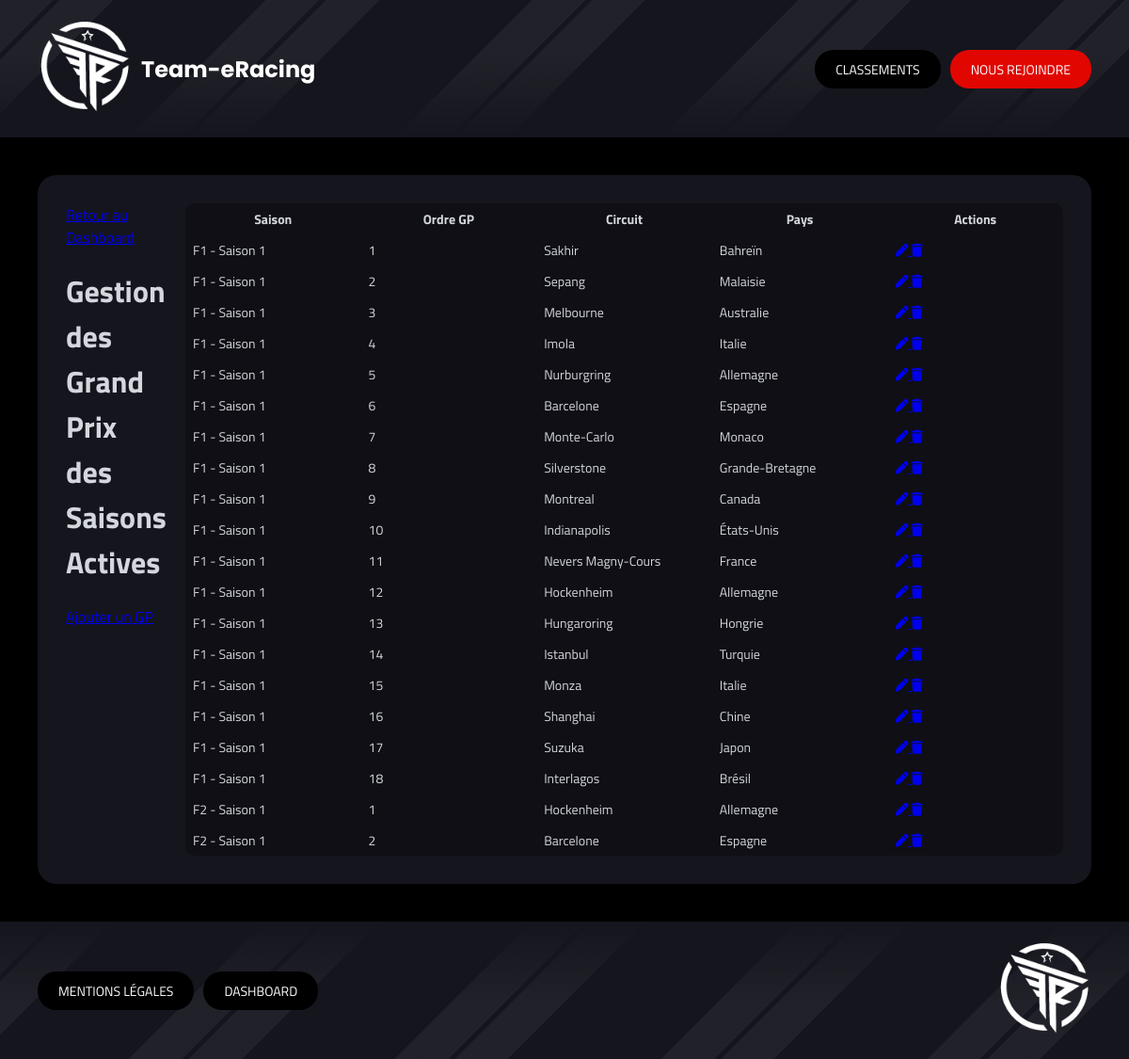
Screenshot of /index.php?controller=gp&action=index (signed in) with the database file from the repository.
### tables this page shows
CREATE TABLE IF NOT EXISTS `gp` (
  `id` int NOT NULL AUTO_INCREMENT,
  `season_id` int NOT NULL,
  `circuit_id` int NOT NULL,
  `gp_ordre` int NOT NULL,
  PRIMARY KEY (`id`),
  KEY `idx_gp_season` (`season_id`),
  KEY `idx_gp_circuit` (`circuit_id`),
  KEY `idx_gp_season_ordre` (`season_id`,`gp_ordre`)
);

CREATE TABLE IF NOT EXISTS `categories` (
  `id` int NOT NULL AUTO_INCREMENT,
  `name` varchar(50) NOT NULL,
  `color` varchar(7) NOT NULL DEFAULT '#E10600',
  `status` enum('active','desactive') DEFAULT 'active',
  PRIMARY KEY (`id`),
  UNIQUE KEY `name` (`name`)
);

CREATE TABLE IF NOT EXISTS `seasons` (
  `id` int NOT NULL AUTO_INCREMENT,
  `season_number` int NOT NULL,
  `category_id` int NOT NULL,
  `videogame` varchar(100) NOT NULL,
  `platform` varchar(100) NOT NULL,
  `status` enum('active','desactive') NOT NULL DEFAULT 'active',
  PRIMARY KEY (`id`),
  UNIQUE KEY `unique_season_category` (`season_number`,`category_id`),
  KEY `idx_fk_category` (`category_id`),
  KEY `idx_season_status` (`status`)
);

CREATE TABLE IF NOT EXISTS `circuits` (
  `id` int NOT NULL AUTO_INCREMENT,
  `name` varchar(100) NOT NULL,
  `country_id` int NOT NULL,
  `status` enum('active','desactive') DEFAULT 'active',
  PRIMARY KEY (`id`),
  UNIQUE KEY `name` (`name`),
  KEY `idx_circuit_status` (`status`),
  KEY `idx_circuit_country` (`country_id`)
);

### Controllers/Controller.php (called while the page is built, shortened)
<?php
abstract class Controller
{
    public function render(string $path, array $data = [])
    {
        extract($data);
        include dirname(__DIR__) . '/Views/' . $path . '.php';
        include dirname(__DIR__) . '/Views/base.php';
    }
}
?>

### Controllers/GpController.php (called while the page is built, shortened)
<?php
class GpController extends Controller {
    public function index()
    {
        $list = GpModel::allWithCountry();
        $this->render('dashboard/gp/index', [
            'list' => $list
        ]);
    }
}
?>

### public/index.php (called while the page is built, shortened)
<?php
include '../Autoloader.php';
$route = new Router();
$route->routes();
?>

### Autoloader.php (called while the page is built, shortened)
<?php
class Autoloader{
    static function autoload($class){
        $class = str_replace(__NAMESPACE__.'\\','',$class);
        $class = str_replace('\\','/',$class);
    }
}
?>

### Core/DbConnect.php (called while the page is built, shortened)
<?php
class DbConnect
{
    protected $connection;
    public function getConnection()
    {
        return $this->connection;
    }
    public function __construct()
    {
        try {
            $dsn = 'mysql:host=' . self::SERVER . ';dbname=' . self::BASE . ';charset=utf8mb4';
                $this->connection = new PDO($dsn, self::USER, self::PASSWORD, [
                    PDO::ATTR_ERRMODE => PDO::ERRMODE_EXCEPTION,
                    PDO::ATTR_DEFAULT_FETCH_MODE => PDO::FETCH_OBJ,
                    PDO::ATTR_EMULATE_PREPARES => false
                ]);
        } catch (Exception $e) {
            die('Erreur : ' . $e->getMessage());
        }
    }
}
?>

### Models/GpModel.php (called while the page is built, shortened)
<?php
class GpModel extends DbConnect {
    public static function all()
    {
        $db = new DbConnect();
        return $db->getConnection()->query("
            SELECT
                gp.id,
                gp.season_id,
                gp.circuit_id,
                gp.gp_ordre,
                -- Season
                s.season_number,
                s.status AS season_status,
                -- Category
                cat.name AS category,
                -- Circuit
                ci.name AS circuit_name
            FROM gp
            JOIN seasons s ON gp.season_id = s.id
            JOIN categories cat ON s.category_id = cat.id
            JOIN circuits ci ON gp.circuit_id = ci.id
            ORDER BY cat.name ASC, gp.gp_ordre ASC
        ")->fetchAll(\PDO::FETCH_OBJ);
    }
    public static function allWithCountry()
    {
        $list = self::all();
        $circuits = CircuitsModel::all();
        $circuitCountries = [];
        foreach ($circuits as $c) {
            $circuitCountries[$c->id] = $c->country ?? 'Pays inconnu';
        }
        foreach ($list as &$gp) {
            $gp->countryName = $circuitCountries[$gp->circuit_id] ?? 'Pays inconnu';
        }
        return $list;
    }
}
?>

### Models/CircuitsModel.php (called while the page is built, shortened)
<?php
class CircuitsModel extends DbConnect {
    public static function all(){
        $db = new DbConnect();
        return $db->getConnection()->query("
            SELECT circuits.id, circuits.name, circuits.status, countries.name as country
            FROM circuits
            JOIN countries ON circuits.country_id = countries.id
        ")->fetchAll();
    }
}
?>

### Views/dashboard/gp/index.php (the view, shortened to what this page needs)
<div class="section-dashboard">
    <div class="section-header">
        <a class="nav-btn-dashboard" href="index.php?controller=dashboard">Retour au Dashboard</a>
        <h1>Gestion des Grand Prix des Saisons Actives</h1>
        <a class="nav-btn-dashboard" href="index.php?controller=gp&action=create">Ajouter un GP</a>
    </div>
    <div class="table-responsive">
        <table class="dashboard-table">
            <thead>
                <tr>
                    <th>Saison</th>
                    <th>Ordre GP</th>
                    <th>Circuit</th>
                    <th>Pays</th>
                    <th class="actions-column">Actions</th>
                </tr>
            </thead>
            <tbody>
                <?php foreach ($list as $gp): ?>
                    <?php if (isset($gp->season_status) && $gp->season_status === 'active'): ?>
                        <tr>
                            <td><?= htmlspecialchars($gp->category ?? '') ?> - Saison <?= htmlspecialchars($gp->season_number ?? '') ?></td>
                            <td><?= htmlspecialchars($gp->gp_ordre ?? '') ?></td>
                            <td><?= htmlspecialchars($gp->circuit_name ?? '') ?></td>
                            <td><?= htmlspecialchars($gp->countryName ?? '') ?></td>
                            <td class="actions">
                                <a class="action-btn edit" href="index.php?controller=gp&action=update&id=<?= $gp->id ?>">
                                    <i class="fa-solid fa-pen"></i>
                                </a>
                                <a class="action-btn delete" href="index.php?controller=gp&action=delete&id=<?= $gp->id ?>">
                                    <i class="fa-solid fa-trash"></i>
                                </a>
                            </td>
                        </tr>
                    <?php endif; ?>
                <?php endforeach; ?>
            </tbody>
        </table>
    </div>
</div>

### public/style-vtest1.css (style rules this page uses)
:root { --space: 40px; --radius: 20px; --main-bg: #15151E; --dark-bg: #0f0f15; --red: #E10600; }
html, body { height: 100%; margin: 0; padding: 0; background: #000; font-family: 'Titillium Web', 'Segoe UI', 'Helvetica Neue', Arial, sans-serif; color: #d4d7dd; font-size: clamp(14px, 2.5vw, 16px); }
body { display: flex; flex-direction: column; }
.section, .section-dashboard, .hero-section { background: var(--main-bg); margin: var(--space); padding: 30px; border-radius: var(--radius); display: flex; justify-content: space-around; gap: 20px; }
.table-responsive { overflow-x: auto; border-radius: 10px; }
.dashboard-table { width: 100%; border-collapse: collapse; background: var(--dark-bg); table-layout: fixed; }
.dashboard-table th, .dashboard-table td { padding: 6px 8px; font-size: 14px; }

### rows the page displays
gp: categories.name "F1", season.season_number "1", gp_ordre "1", circuit.name "Sakhir", circuit "Bahreïn"
gp: categories.name "F1", season.season_number "1", gp_ordre "2", circuit.name "Sepang", circuit "Malaisie"
gp: categories.name "F1", season.season_number "1", gp_ordre "3", circuit.name "Melbourne", circuit "Australie"
gp: categories.name "F1", season.season_number "1", gp_ordre "4", circuit.name "Imola", circuit "Italie"
gp: categories.name "F1", season.season_number "1", gp_ordre "5", circuit.name "Nurburgring", circuit "Allemagne"
gp: categories.name "F1", season.season_number "1", gp_ordre "6", circuit.name "Barcelone", circuit "Espagne"
gp: categories.name "F1", season.season_number "1", gp_ordre "7", circuit.name "Monte-Carlo", circuit "Monaco"
gp: categories.name "F1", season.season_number "1", gp_ordre "8", circuit.name "Silverstone", circuit "Grande-Bretagne"
gp: categories.name "F1", season.season_number "1", gp_ordre "9", circuit.name "Montreal", circuit "Canada"
gp: categories.name "F1", season.season_number "1", gp_ordre "10", circuit.name "Indianapolis", circuit "États-Unis"
gp: categories.name "F1", season.season_number "1", gp_ordre "11", circuit.name "Nevers Magny-Cours", circuit "France"
gp: categories.name "F1", season.season_number "1", gp_ordre "12", circuit.name "Hockenheim", circuit "Allemagne"
gp: categories.name "F1", season.season_number "1", gp_ordre "13", circuit.name "Hungaroring", circuit "Hongrie"
gp: categories.name "F1", season.season_number "1", gp_ordre "14", circuit.name "Istanbul", circuit "Turquie"
gp: categories.name "F1", season.season_number "1", gp_ordre "15", circuit.name "Monza", circuit "Italie"
gp: categories.name "F1", season.season_number "1", gp_ordre "16", circuit.name "Shanghai", circuit "Chine"
gp: categories.name "F1", season.season_number "1", gp_ordre "17", circuit.name "Suzuka", circuit "Japon"
gp: categories.name "F1", season.season_number "1", gp_ordre "18", circuit.name "Interlagos", circuit "Brésil"
gp: categories.name "F2", season.season_number "1", gp_ordre "1", circuit.name "Hockenheim", circuit "Allemagne"
gp: categories.name "F2", season.season_number "1", gp_ordre "2", circuit.name "Barcelone", circuit "Espagne"
